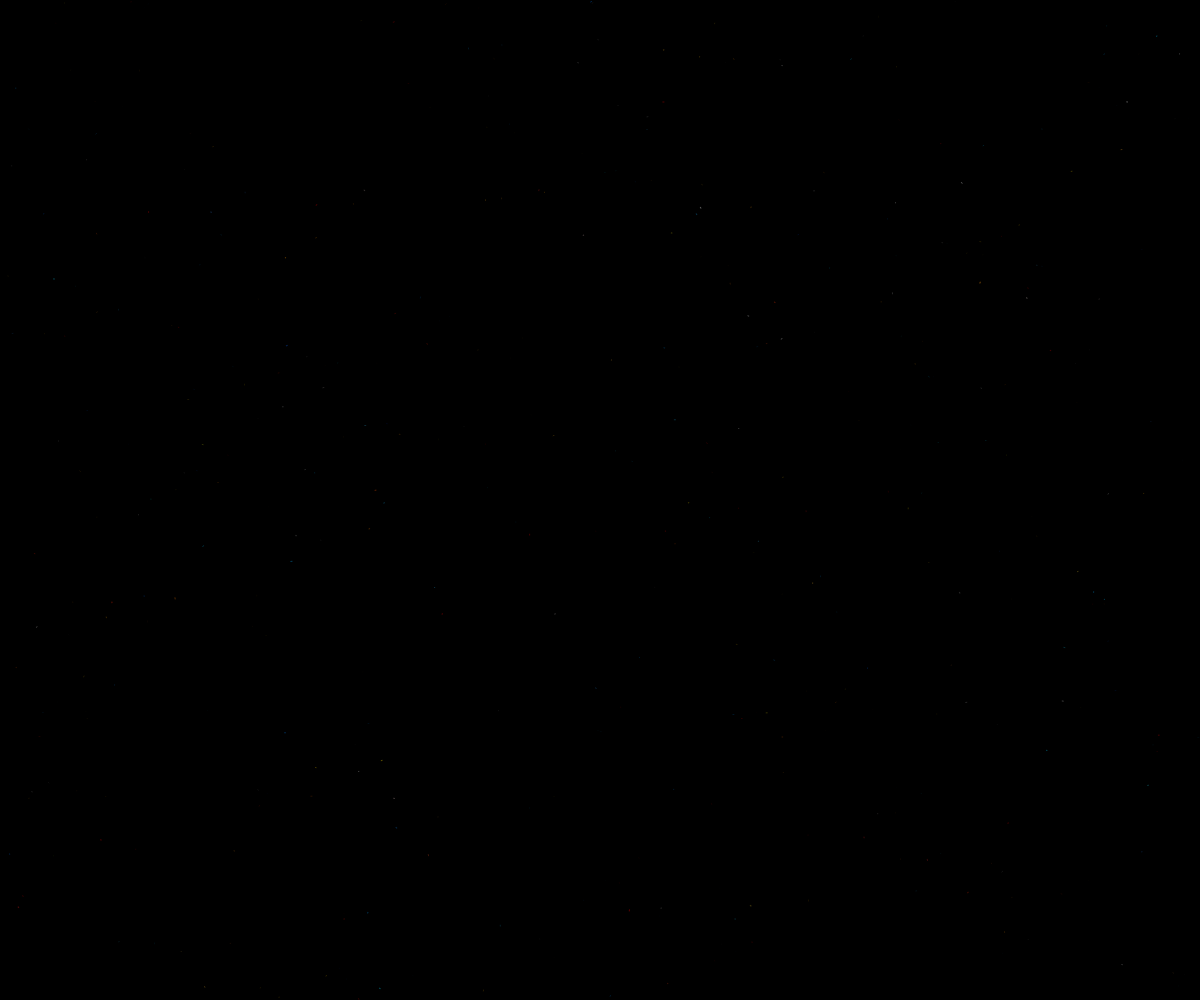
Frame 1 (no input)
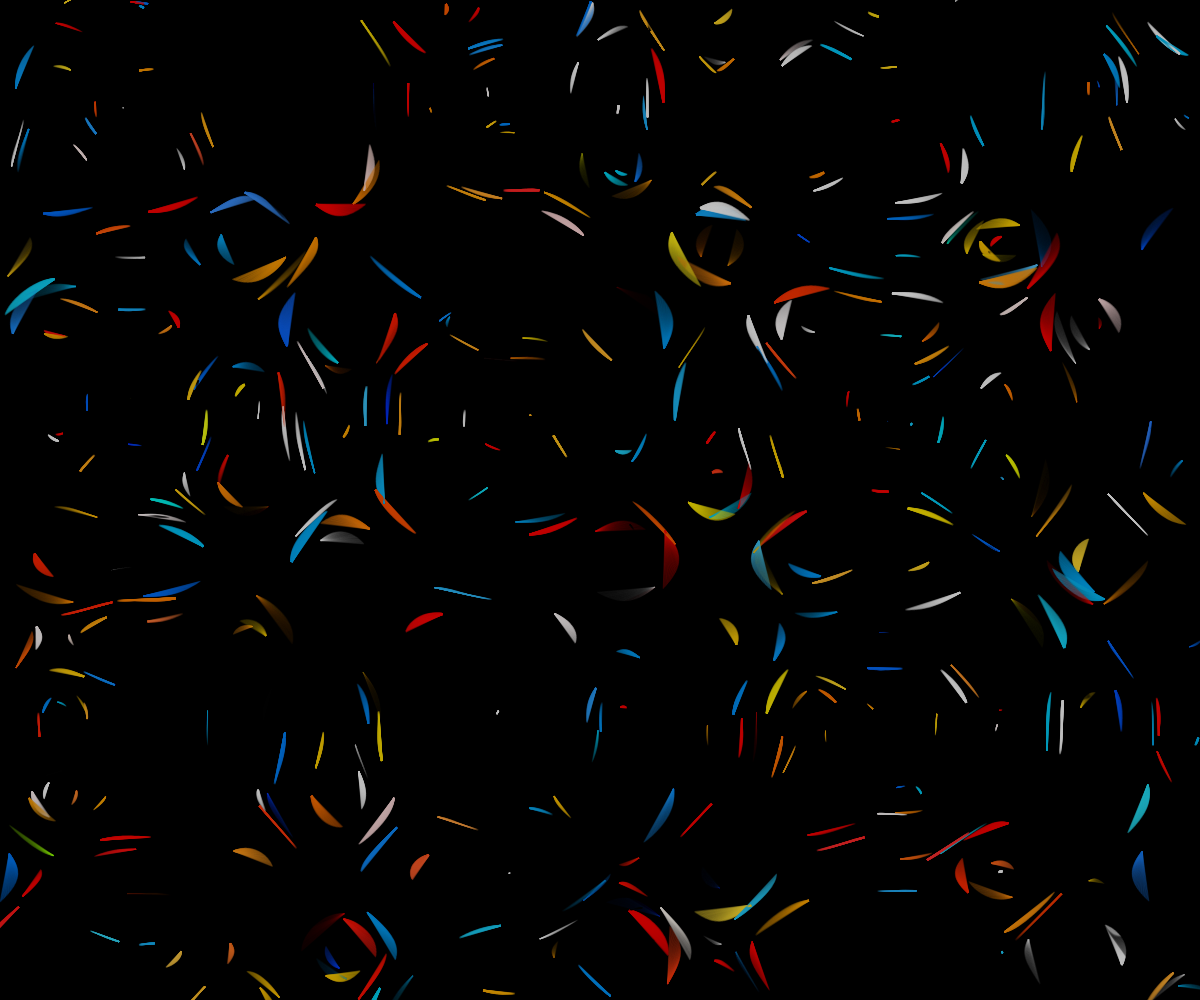
Frame 60 (no input)
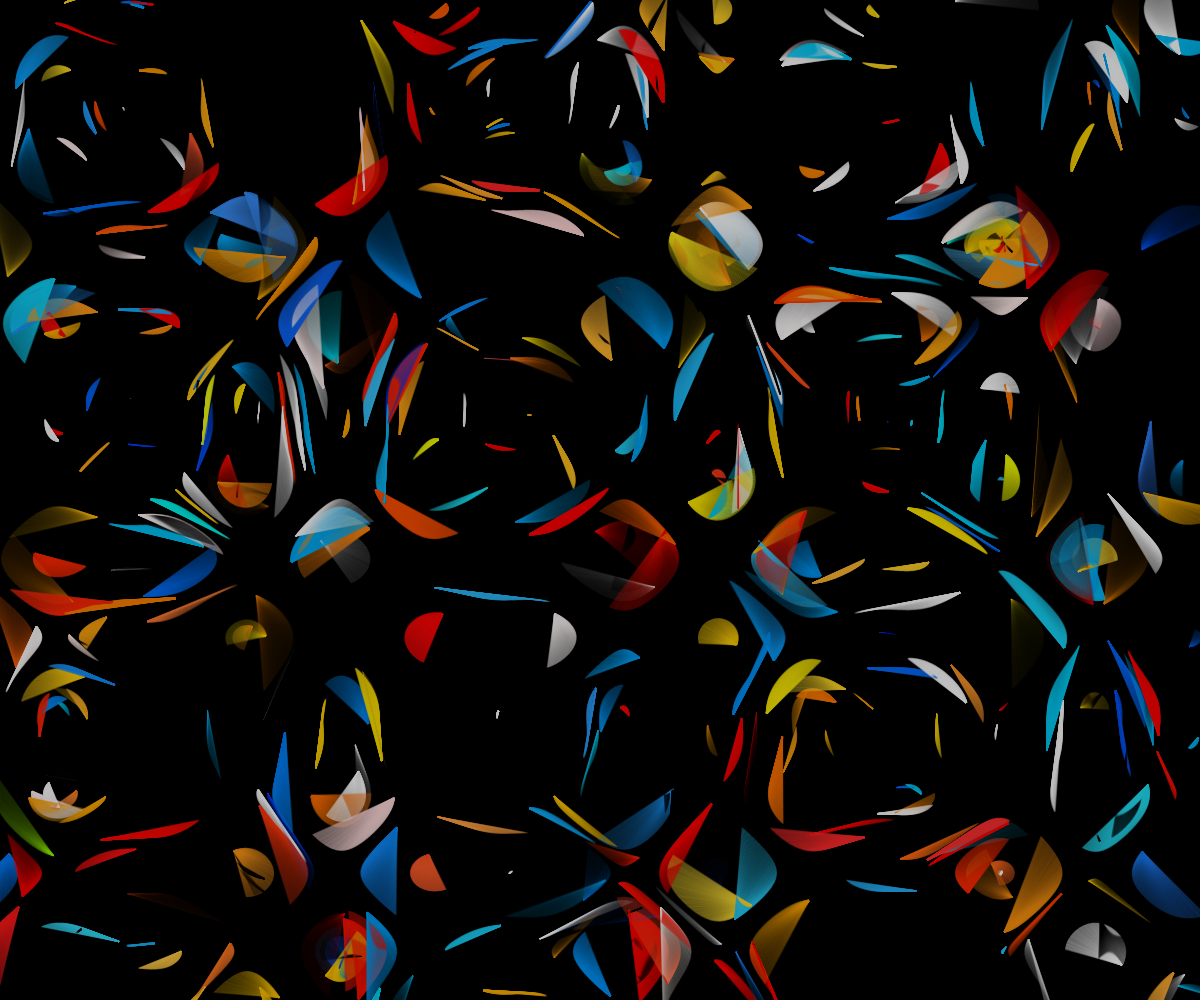
Frame 120 (the mouse pressed at the canvas centre since frame 60)

The p5.js sketch that drew these frames (run headless with seeded random() and noise() and a simulated clock; from frame 60 on, the mouse is pressed at the canvas centre):

// p5.js sketch
// ── sketch.js
//caleidoscopio 

// color palette

var colors = ["#ff0000", "#feb30f", "#0aa4f7", "#000000", "#ffffff"];

// set weights for each color 

var weights = [1, 2, 2, 1, 1, 0];

// number of drawing agents 

var nAgents = 500;

let agent = [];

// set spinning direction (plus or minus)

var direction = -1;

var par = 0;

let border = 0;


function setup() {
    createCanvas(window.innerWidth, window.innerHeight);
    colorMode(HSB, 360, 100, 100, 100);
    //rectMode(CENTER);
    strokeCap(SQUARE);

    background(0, 0, 0);

    for (let i = 0; i < nAgents; i++) {
        agent.push(new Agent());
    }

}

function draw() {

    if (frameCount > 1500) {
        noLoop();
    }


    for (let i = 0; i < agent.length; i++) {
        agent[i].update();
    }



}

// paintining agent 


class Agent {
    constructor() {

        this.p = createVector(random(border, width - border), random(border, height - border));

        this.pOld = createVector(this.p.x, this.p.y);

        this.step = 0.5;

        this.scale = 5;

        this.color = generateColor();

        if (random(0, 1) > 0.5) {
            this.direction = 1;
        } else {
            this.direction = -1;
        }

        //this.strokeWidth = random(1,2);
        this.strokeWidth = random(1, 2);
    }

    getPartner() {
        return this.partner;
    }

    getP() {
        return this.p;
    }

    getColor() {
        return this.color;
    }


    update() {

        if (random(0, 1) < 1.0e-4) {
            this.direction *= -1;
        }

        this.p.x += this.direction * vector_field(this.p.x, this.p.y, this.scale).x * this.step;
        this.p.y += this.direction * vector_field(this.p.x, this.p.y, this.scale).y * this.step;

        strokeWeight(this.strokeWidth);
        stroke(this.color);

        line(this.pOld.x, this.pOld.y, this.p.x, this.p.y);

        //this.pOld.set(this.p);
    }

}

// vector field function 
// the painting agents follow the flow defined 
// by this function 


function vector_field(x, y, myScale) {

    x = map(x, 0, width, -myScale, myScale);
    y = map(y, 0, height, -myScale, myScale);

    let k1 = 5;
    let k2 = 3;

    //let u = sin(k1 * y) + cos(k2 * y) + map(noise(x,y),0,1,-1,1);
    //let v = sin(k2 * x) - cos(k1 * x) + map(noise(x,y),0,1,-1,1);

    let u = sin(k1 * y) + cos(k2 * y);
    let v = sin(k2 * x) - cos(k1 * x);

    return createVector(u, v);
}



function generateColor() {
    let temp = myRandom(colors, weights);

    myColor = color(hue(temp) + randomGaussian() * 10,
        saturation(temp) + randomGaussian() * 10,
        brightness(temp) * 0.75,
        random(0, 50));

    return myColor;
}

// function to select 

function myRandom(colors, weights) {
    let sum = 0;

    for (let i = 0; i < colors.length; i++) {
        sum += weights[i];
    }

    let rr = random(0, sum);

    for (let j = 0; j < weights.length; j++) {

        if (weights[j] >= rr) {
            return colors[j];
        }
        rr -= weights[j];
    }
}
